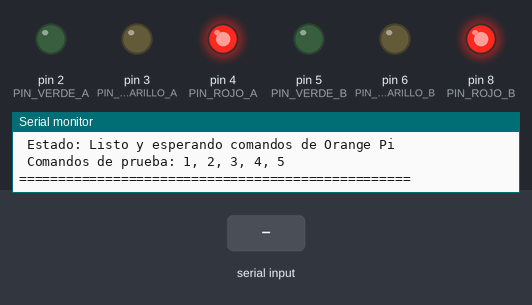
Recording of a sketch running on a simulated Arduino Uno, built with avr-gcc and run on an emulated ATmega328P. On the bench: output pins drawn as LEDs (lit = HIGH), the last lines printed to the serial monitor. Inputs (shaded band) come from the test bench.

Above: at 2.9 s.
3.0 s: "1" received over Serial
At 4.2 s:
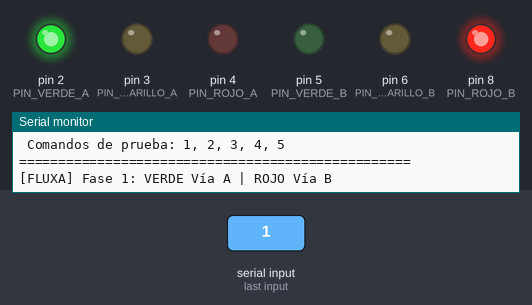
4.5 s: "2" received over Serial
At 5.6 s:
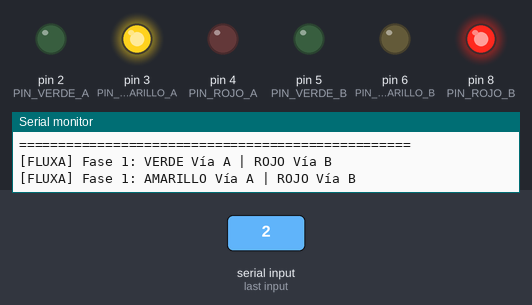
6.0 s: "3" received over Serial
At 6.7 s:
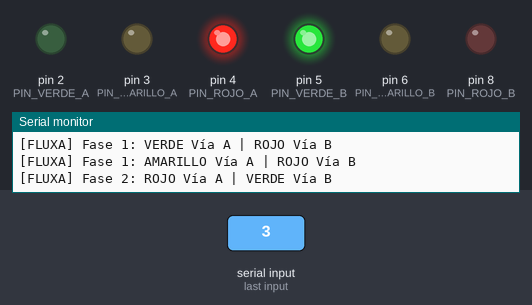
7.5 s: "4" received over Serial
At 7.9 s:
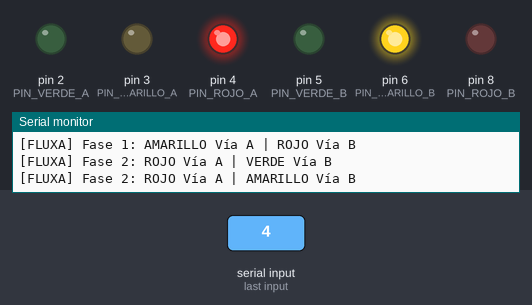
Timing chart, 0 to 39.5 s (numbered marks = the images above; inputs shaded):
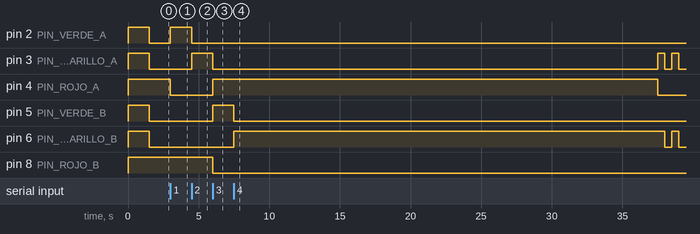

Measured:
- after the input at 3.0 s, pin 2 (PIN_VERDE_A): LOW → HIGH at once; pin 4 (PIN_ROJO_A): HIGH → LOW at once
- after the input at 4.5 s, pin 2 (PIN_VERDE_A): HIGH → LOW at once; pin 3 (PIN_AMARILLO_A): LOW → HIGH at once
- after the input at 6.0 s, pin 3 (PIN_AMARILLO_A), pin 8 (PIN_ROJO_B): HIGH → LOW at once; pin 4 (PIN_ROJO_A), pin 5 (PIN_VERDE_B): LOW → HIGH at once
- after the input at 7.5 s, pin 4 (PIN_ROJO_A): HIGH → LOW after 30.0 s instead of 28.5 s; pin 5 (PIN_VERDE_B): HIGH → LOW after 0.00 s instead of 28.5 s

The sketch:

fluxa_2way_controller.ino
```cpp
/*
 * ============================================================================
 * FLUXA Smart City - Controlador Semafórico Físico (Topología 2 Vías)
 * ============================================================================
 * Hardware Target: Arduino UNO R4 Minima (Renesas RA4M1 32-bit ARM Cortex-M4)
 * Protocolo: UART Serial 9600 bps, 8N1
 * Desarrollado para: Maqueta Vial con Inferencia IA RKNN en Orange Pi 5
 * ============================================================================
 */

// ----------------------------------------------------------------------------
// 1. ASIGNACIÓN ESTANDARIZADA DE PINES DIGITALES
// ----------------------------------------------------------------------------
// Semáforo Vía A (Sentido Principal)
const uint8_t PIN_VERDE_A    = 2;
const uint8_t PIN_AMARILLO_A = 3;
const uint8_t PIN_ROJO_A     = 4;

// Semáforo Vía B (Sentido Secundario)
const uint8_t PIN_VERDE_B    = 5;
const uint8_t PIN_AMARILLO_B = 6;
const uint8_t PIN_ROJO_B     = 8;

// ----------------------------------------------------------------------------
// 2. CONFIGURACIÓN DE SEGURIDAD Y WATCHDOG VIAL
// ----------------------------------------------------------------------------
// Si no se recibe ningún comando serial de la Orange Pi en este tiempo (ms),
// el semáforo entra en modo preventivo (destello ámbar) para evitar colisiones.
const unsigned long TIMEOUT_WATCHDOG_MS = 30000;
unsigned long ultimoComandoMillis = 0;
char estadoActual = '5'; // Iniciar en '5' (Todo Rojo)

// Variables para el parpadeo preventivo no-bloqueante (sin delay)
unsigned long ultimoParpadeoMillis = 0;
bool estadoParpadeo = false;

// ----------------------------------------------------------------------------
// 3. FUNCIÓN ATÓMICA DE CONMUTACIÓN DE LUCES
// ----------------------------------------------------------------------------
// Garantiza que nunca se enciendan dos verdes simultáneos bajo ninguna condición.
void setLuces(bool vA, bool aA, bool rA, bool vB, bool aB, bool rB) {
  digitalWrite(PIN_VERDE_A,    vA ? HIGH : LOW);
  digitalWrite(PIN_AMARILLO_A, aA ? HIGH : LOW);
  digitalWrite(PIN_ROJO_A,     rA ? HIGH : LOW);

  digitalWrite(PIN_VERDE_B,    vB ? HIGH : LOW);
  digitalWrite(PIN_AMARILLO_B, aB ? HIGH : LOW);
  digitalWrite(PIN_ROJO_B,     rB ? HIGH : LOW);
}

void apagarTodas() {
  setLuces(false, false, false, false, false, false);
}

// ----------------------------------------------------------------------------
// 4. MÁQUINA DE ESTADOS COMPATIBLE CON PROTOCOLO FLUXA
// ----------------------------------------------------------------------------
void procesarComando(char cmd) {
  bool cambio = (cmd != estadoActual);
  switch (cmd) {
    case '1': // FASE 1: Verde Vía A | Rojo Vía B
      setLuces(true, false, false,   false, false, true);
      estadoActual = '1';
      if (cambio) Serial.println(F("[FLUXA] Fase 1: VERDE Vía A | ROJO Vía B"));
      break;

    case '2': // FASE 1 INTERMEDIA: Amarillo Vía A | Rojo Vía B
      setLuces(false, true, false,   false, false, true);
      estadoActual = '2';
      if (cambio) Serial.println(F("[FLUXA] Fase 1: AMARILLO Vía A | ROJO Vía B"));
      break;

    case '3': // FASE 2: Rojo Vía A | Verde Vía B
      setLuces(false, false, true,   true, false, false);
      estadoActual = '3';
      if (cambio) Serial.println(F("[FLUXA] Fase 2: ROJO Vía A | VERDE Vía B"));
      break;

    case '4': // FASE 2 INTERMEDIA: Rojo Vía A | Amarillo Vía B
      setLuces(false, false, true,   false, true, false);
      estadoActual = '4';
      if (cambio) Serial.println(F("[FLUXA] Fase 2: ROJO Vía A | AMARILLO Vía B"));
      break;

    case '5': // INTERVALO DE DESPEJE (TODO ROJO CANÓNICO)
    case '0':
      setLuces(false, false, true,   false, false, true);
      estadoActual = '5';
      if (cambio) Serial.println(F("[FLUXA] Despeje: TODO ROJO"));
      break;

    default:
      // Ignorar saltos de línea (\n, \r) o espacios
      break;
  }
}

// ----------------------------------------------------------------------------
// 5. INICIALIZACIÓN (SETUP)
// ----------------------------------------------------------------------------
void setup() {
  // Comunicación USB CDC nativa del Arduino UNO R4
  Serial.begin(9600);

  // Configuración de los 6 pines como SALIDA
  pinMode(PIN_VERDE_A,    OUTPUT);
  pinMode(PIN_AMARILLO_A, OUTPUT);
  pinMode(PIN_ROJO_A,     OUTPUT);
  pinMode(PIN_VERDE_B,    OUTPUT);
  pinMode(PIN_AMARILLO_B, OUTPUT);
  pinMode(PIN_ROJO_B,     OUTPUT);

  // --------------------------------------------------------------------------
  // AUTODIAGNÓSTICO AL ENCENDER (POST - Power-On Self Test)
  // Enciende todos los LEDs durante 1.5 segundos para que verifiques a simple
  // vista que todos los cables, resistencias y LEDs quedaron bien conectados.
  // --------------------------------------------------------------------------
  setLuces(true, true, true, true, true, true);
  delay(1500);

  // Estado inicial normativo seguro: Todo Rojo
  setLuces(false, false, true, false, false, true);

  // Banner informativo en el Monitor Serie
  Serial.println(F("=================================================="));
  Serial.println(F(" FLUXA Smart City - Controlador Físico (2 Vías)  "));
  Serial.println(F(" Plataforma: Arduino UNO R4 Minima                "));
  Serial.println(F(" Estado: Listo y esperando comandos de Orange Pi  "));
  Serial.println(F(" Comandos de prueba: 1, 2, 3, 4, 5                "));
  Serial.println(F("=================================================="));

  ultimoComandoMillis = millis();
}

// ----------------------------------------------------------------------------
// 6. BUCLE PRINCIPAL (LOOP)
// ----------------------------------------------------------------------------
void loop() {
  // A. Lectura de comandos enviados por FLUXA (Orange Pi 5)
  while (Serial.available() > 0) {
    char caracter = (char)Serial.read();
    if (caracter == '1' || caracter == '2' || caracter == '3' ||
        caracter == '4' || caracter == '5' || caracter == '0') {
      procesarComando(caracter);
      ultimoComandoMillis = millis(); // Reiniciar cronómetro del watchdog
    }
  }

  // B. Watchdog Fail-Safe de Seguridad
  // Si la Orange Pi o la IA se detienen por más de 15 segundos,
  // parpadear ambas luces ámbar a 1 Hz de forma no-bloqueante (sin usar delay).
  if (millis() - ultimoComandoMillis > TIMEOUT_WATCHDOG_MS) {
    unsigned long tiempoActual = millis();
    if (tiempoActual - ultimoParpadeoMillis >= 500) {
      ultimoParpadeoMillis = tiempoActual;
      estadoParpadeo = !estadoParpadeo;

      // Apagar verdes y rojos; destellar amarillos
      digitalWrite(PIN_VERDE_A, LOW);
      digitalWrite(PIN_ROJO_A, LOW);
      digitalWrite(PIN_VERDE_B, LOW);
      digitalWrite(PIN_ROJO_B, LOW);

      digitalWrite(PIN_AMARILLO_A, estadoParpadeo ? HIGH : LOW);
      digitalWrite(PIN_AMARILLO_B, estadoParpadeo ? HIGH : LOW);
    }
  }
}
```
